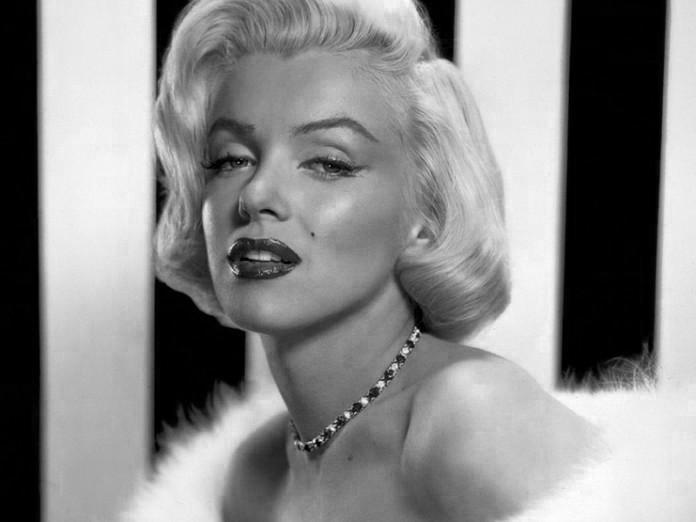
#> input picture картинки/blue_channel.jpg, 696 x 522 px, found by its file name
$ python picture.py
#> lines starting #> are read from the running program, lines starting #| are printed output that depends on the picture
from PIL import Image

# [23 lines of commented-out code are left out]


img = Image.open("blue_channel.jpg")
#> img is the input picture: PIL image 696x522 L; min 0, max 255, mean 137.7
left = 0
top = 0
right = 670
bottom = 522
cropped = img.crop((left, top, right, bottom))
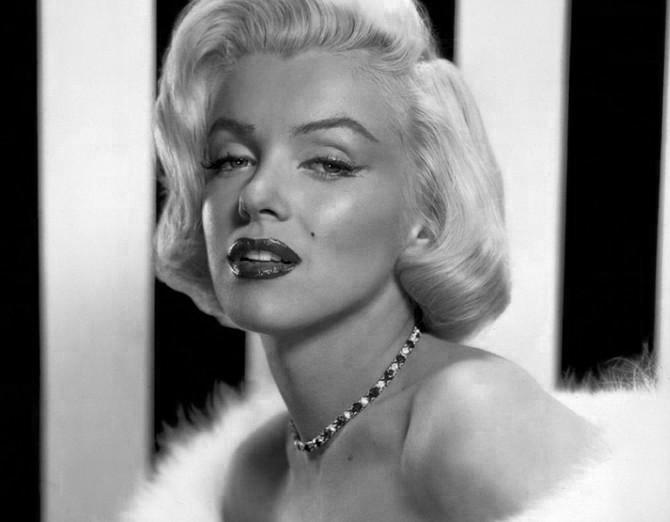
#> cropped: PIL image 670x522 L; min 0, max 255, mean 134.2
cropped.save('right1.jpg')
img_right = Image.open("right1.jpg")
img_right.show()


left = 35
top = 0
right = 635
bottom = 522
cropped = img.crop((left, top, right, bottom))
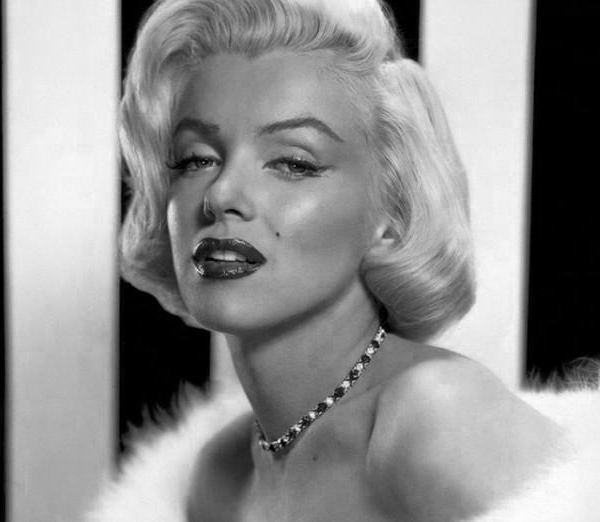
#> cropped: PIL image 600x522 L; min 0, max 255, mean 143.6
cropped.save('mid2.jpg')
img_mid = Image.open("mid2.jpg")
img_mid.show()

#> (the run stopped early here; a loop or call above may not have finished)
